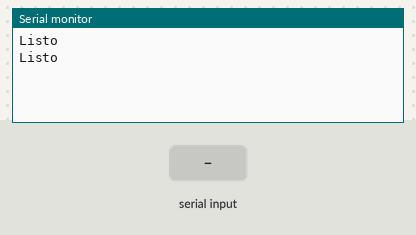
Recording of a sketch running on a simulated Arduino Uno, built with avr-gcc and run on an emulated ATmega328P. Shown: the last lines printed to the serial monitor. Inputs (shaded band) come from the test bench.

Above: at 1.2 s.
1.3 s: "1" received over the second serial link
At 2.5 s:
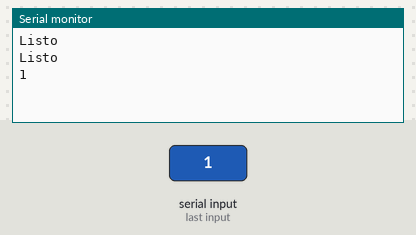
2.8 s: "0" received over the second serial link
At 3.9 s:
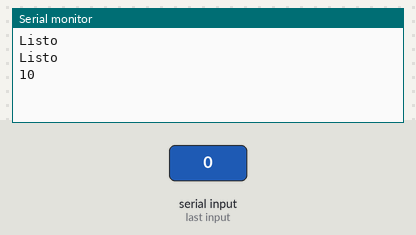

The sketch:

CodigoModuloBT.ino
```cpp
#include <SoftwareSerial.h> // libreria que permite establecer pines digitales
        // para comunicacion serie

SoftwareSerial miBT(2, 3);  // pin 10 como RX, pin 11 como TX

void setup(){
  Serial.begin(9600);   // comunicacion de monitor serial a 9600 bps
  Serial.println("Listo");  // escribe Listo en el monitor
  miBT.begin(38400);    // comunicacion serie entre Arduino y el modulo a 38400 bps
  Serial.println("Listo");  // escribe Listo en el monitor
}

void loop(){
if (miBT.available())       // si hay informacion disponible desde modulo
   Serial.write(miBT.read());   // lee Bluetooth y envia a monitor serial de Arduino

if (Serial.available())     // si hay informacion disponible desde el monitor serial
   miBT.write(Serial.read());   // lee monitor serial y envia a Bluetooth

}
```

Measured:
- after the input at 1.3 s, the serial monitor: prints a new line at once (image 1)
- after the input at 2.8 s, the serial monitor: prints a new line at once (image 2)
